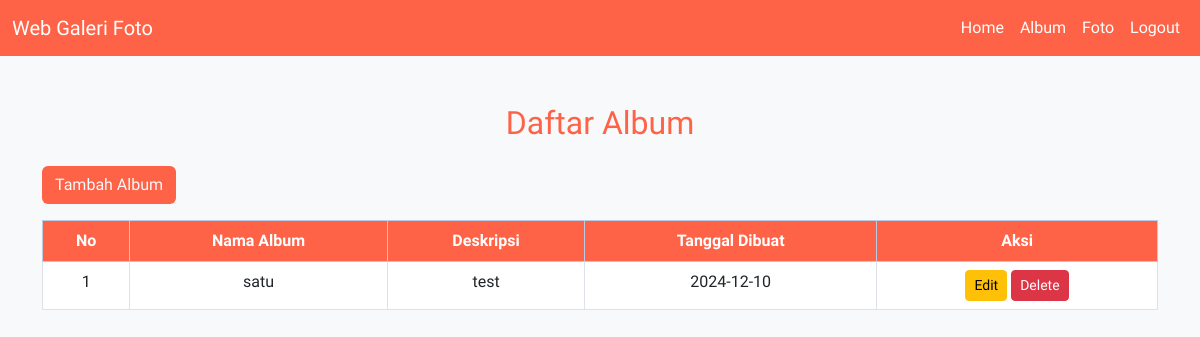
The page /album_list.php (signed in) on the database its author committed.
### tables this page shows
CREATE TABLE `gallery_album` (
  `ALBUM_ID` int(11) NOT NULL,
  `USER_ID` int(11) DEFAULT NULL,
  `NAMAALBUM` varchar(255) DEFAULT NULL,
  `DESKRIPIS` varchar(255) DEFAULT NULL,
  `TANGGALDIBUAT` date DEFAULT NULL
);

### album_list.php (the view, shortened to what this page needs)
<?php
include 'koneksi.php';
$user_id = $_SESSION['user_id'];
$query = "SELECT * FROM gallery_album WHERE USER_ID = '$user_id'";
$result = mysqli_query($koneksi, $query);
?>
<!DOCTYPE html>
<html lang="en">
<head>
  <link href="https://cdn.jsdelivr.net/npm/bootstrap@5.3.0-alpha1/dist/css/bootstrap.min.css" rel="stylesheet">
</head>
<body>
  <nav class="navbar navbar-expand-lg navbar-dark">
    <div class="container-fluid">
      <a class="navbar-brand" href="index.php">Web Galeri Foto</a>
      <div class="collapse navbar-collapse" id="navbarNav">
        <ul class="navbar-nav ms-auto">
          <li class="nav-item"><a class="nav-link" href="index.php">Home</a></li>
          <li class="nav-item"><a class="nav-link active" href="album_list.php">Album</a></li>
          <li class="nav-item"><a class="nav-link" href="foto_list.php">Foto</a></li>
          <li class="nav-item"><a class="nav-link" href="logout.php">Logout</a></li>
        </ul>
      </div>
    </div>
  </nav>
  <div class="container mt-5">
    <h2 class="text-center mb-4" style="color: #ff6347;">Daftar Album</h2>
    <a href="album_create.php" class="btn btn-primar mb-3">Tambah Album</a>
    <table class="table table-bordered">
      <thead class="table-primary">
        <tr>
          <th>No</th>
          <th>Nama Album</th>
          <th>Deskripsi</th>
          <th>Tanggal Dibuat</th>
          <th>Aksi</th>
        </tr>
      </thead>
      <tbody>
        <?php
        $no = 1;
        while ($row = mysqli_fetch_assoc($result)) {
          echo "<tr>
                  <td>{$no}</td>
                  <td>{$row['NAMAALBUM']}</td>
                  <td>{$row['DESKRIPIS']}</td>
                  <td>{$row['TANGGALDIBUAT']}</td>
                  <td>
                    <a href='album_edit.php?id={$row['ALBUM_ID']}' class='btn btn-warning btn-sm'>Edit</a>
                    <a href='album_delete.php?id={$row['ALBUM_ID']}' class='btn btn-danger btn-sm' onclick='return confirm(\"Yakin ingin menghapus?\")'>Delete</a>
                  </td>
                </tr>";
          $no++;
        }
        ?>
      </tbody>
    </table>
  </div>
</body>
</html>

### album_list.php (style rules this page uses)
body { font-family: 'Comic Sans MS', sans-serif; background-color: #f8f9fa; }
nav { background-color: #ff6347 !important; }
.navbar-brand, .nav-link { color: white !important; }
.table th, .table td { text-align: center; }
.btn-primar { background-color: #ff6347; color: #f8f9fa; }
.table-primary th { background-color: #ff6347; color: white; }

### rows shown on the page
gallery_album: NAMAALBUM "satu", DESKRIPIS "test", TANGGALDIBUAT "2024-12-10"
